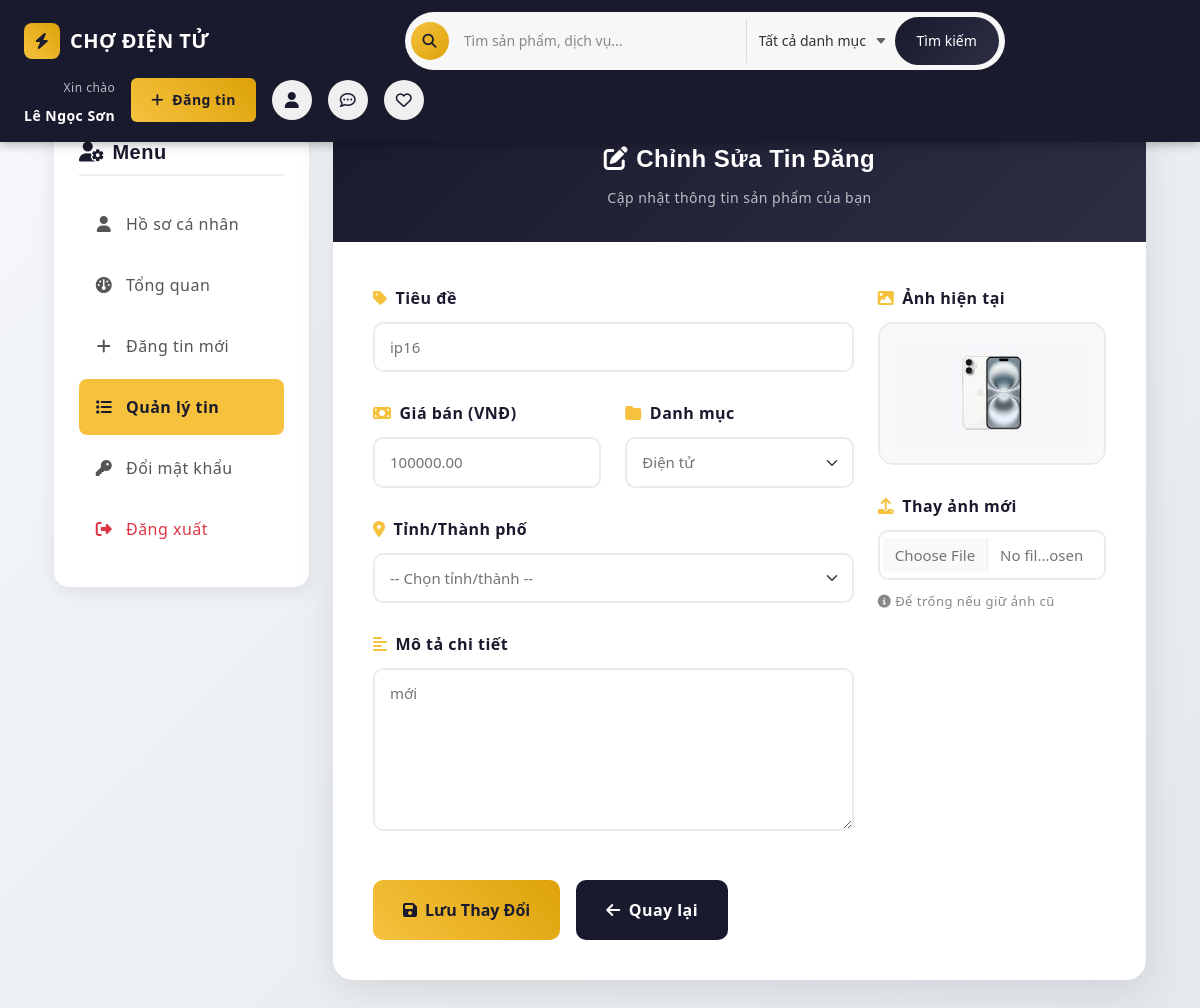
The app's page /user/user_sua_tin.php?id=17 (signed in) with its own data.
### tables this page shows
CREATE TABLE `products` (
  `id` int(11) NOT NULL,
  `seller_id` int(11) NOT NULL,
  `category_id` int(11) DEFAULT NULL,
  `title` varchar(255) NOT NULL,
  `description` text DEFAULT NULL,
  `price` decimal(12,2) NOT NULL DEFAULT 0.00,
  `currency` varchar(10) DEFAULT 'VND',
  `status` enum('pending','approved','rejected','hidden') DEFAULT 'pending',
  `views` int(11) DEFAULT 0,
  `location_id` int(11) DEFAULT NULL,
  `created_at` timestamp NULL DEFAULT current_timestamp(),
  `updated_at` timestamp NULL DEFAULT current_timestamp() ON UPDATE current_timestamp()
);

CREATE TABLE `product_images` (
  `id` int(11) NOT NULL,
  `product_id` int(11) NOT NULL,
  `filename` varchar(255) NOT NULL,
  `sort_order` int(11) DEFAULT 0,
  `created_at` timestamp NULL DEFAULT current_timestamp()
);

### user/user_sua_tin.php (the view, shortened to what this page needs)
<?php
include '../config/connect.php';
$my_id = $_SESSION['user_id'];
$id = intval($_GET['id']);
$sql_get = "SELECT * FROM products WHERE id = $id AND seller_id = $my_id";
$result = $conn->query($sql_get);
$row = $result->fetch_assoc();
$sql_img = "SELECT filename FROM product_images WHERE product_id = $id ORDER BY sort_order ASC LIMIT 1";
$img_row = $conn->query($sql_img)->fetch_assoc();
$img_src = (!empty($img_row['filename']))
            ? '../' . $img_row['filename']
            : 'https://via.placeholder.com/300x300?text=No+Image';
?>
<?php include_once dirname(__DIR__) . '/includes/header.php'; ?>
<div class="profile-page">
    <div class="container">
        <div class="row">
            <div class="col-lg-3 mb-4">
                <div class="profile-sidebar">
                    <h5 class="sidebar-title"><i class="fa-solid fa-user-gear me-2"></i>Menu</h5>
                    <ul class="sidebar-menu">
                        <li><a href="profile.php"><i class="fa-solid fa-user"></i> Hồ sơ cá nhân</a></li>
                        <li><a href="user_dashboard.php"><i class="fa-solid fa-gauge"></i> Tổng quan</a></li>
                        <li><a href="user_dangtin.php"><i class="fa-solid fa-plus"></i> Đăng tin mới</a></li>
                        <li><a href="user_quanlytin.php" class="active"><i class="fa-solid fa-list"></i> Quản lý tin</a></li>
                        <li><a href="doimk.php"><i class="fa-solid fa-key"></i> Đổi mật khẩu</a></li>
                        <li><a href="dangxuat.php" class="text-danger"><i class="fa-solid fa-right-from-bracket"></i> Đăng xuất</a></li>
                    </ul>
                </div>
            </div>
            <div class="col-lg-9">
                <div class="form-card">
                    <div class="form-header">
                        <h2><i class="fa-solid fa-pen-to-square me-2"></i>Chỉnh Sửa Tin Đăng</h2>
                        <p>Cập nhật thông tin sản phẩm của bạn</p>
                    </div>
                    <div class="form-body">
                        <form method="POST" enctype="multipart/form-data">
                            <div class="row">
                                <div class="col-md-8">
                                    <div class="form-group">
                                        <label class="form-label"><i class="fa-solid fa-tag me-2" style="color: #f6c23e;"></i>Tiêu đề</label>
                                        <input type="text" name="title" class="form-control" required value="<?php echo htmlspecialchars($row['title'], ENT_QUOTES, 'UTF-8'); ?>">
                                    </div>
                                    <div class="row">
                                        <div class="col-md-6">
                                            <div class="form-group">
                                                <label class="form-label"><i class="fa-solid fa-money-bill me-2" style="color: #f6c23e;"></i>Giá bán (VNĐ)</label>
                                                <input type="number" name="price" class="form-control" required value="<?php echo htmlspecialchars($row['price'], ENT_QUOTES, 'UTF-8'); ?>" min="1000" step="1000">
                                            </div>
                                        </div>
                                        <div class="col-md-6">
                                            <div class="form-group">
                                                <label class="form-label"><i class="fa-solid fa-folder me-2" style="color: #f6c23e;"></i>Danh mục</label>
                                                <select name="category_id" class="form-select" required>
                                                    <?php
                                                    $cats = $conn->query("SELECT * FROM categories");
                                                    while($c = $cats->fetch_assoc()) {
                                                        $selected = ($c['id'] == $row['category_id']) ? 'selected' : '';
                                                        echo "<option value='".$c['id']."' $selected>".htmlspecialchars($c['name'])."</option>";
                                                    }
                                                    ?>
                                                </select>
                                            </div>
                                        </div>
                                    </div>
                                    <div class="row">
                                        <div class="col-md-12">
                                            <div class="form-group">
                                                <label class="form-label"><i class="fa-solid fa-location-dot me-2" style="color: #f6c23e;"></i>Tỉnh/Thành phố</label>
                                                <select name="location_id" id="provinceSelect" class="form-select" required>
                                                    <option value="">-- Chọn tỉnh/thành --</option>
                                                </select>
                                            </div>
                                        </div>
                                    </div>
                                    <div class="form-group">
                                        <label class="form-label"><i class="fa-solid fa-align-left me-2" style="color: #f6c23e;"></i>Mô tả chi tiết</label>
                                        <textarea name="description" class="form-control" rows="6"><?php echo htmlspecialchars($row['description'], ENT_QUOTES, 'UTF-8'); ?></textarea>
                                    </div>
                                </div>
                                <div class="col-md-4">
                                    <div class="form-group">
                                        <label class="form-label"><i class="fa-solid fa-image me-2" style="color: #f6c23e;"></i>Ảnh hiện tại</label>
                                        <div class="current-image-box">
                                            <img src="<?php echo $img_src; ?>" class="img-fluid">
                                        </div>
                                    </div>
                                    <div class="form-group">
                                        <label class="form-label"><i class="fa-solid fa-upload me-2" style="color: #f6c23e;"></i>Thay ảnh mới</label>
                                        <input type="file" name="image" class="form-control">
                                        <div class="upload-note">
                                            <i class="fa-solid fa-circle-info me-1"></i>Để trống nếu giữ ảnh cũ
                                        </div>
                                    </div>
                                </div>
                            </div>
                            <div class="d-flex gap-3 mt-4">
                                <button type="submit" name="btn_update" class="btn-submit">
                                    <i class="fa-solid fa-floppy-disk me-2"></i>Lưu Thay Đổi
                                </button>
                                <a href="user_quanlytin.php" class="btn-back">
                                    <i class="fa-solid fa-arrow-left me-2"></i>Quay lại
                                </a>
                            </div>
                        </form>
                    </div>
                </div>
            </div>
        </div>
    </div>
</div>

### style.css (style rules this page uses)
:root { --header-height: 160px; --header-height-min: 80px; --accent-color: #ffc43f; --dark-color: #222222; --light-dark-color: #727272; --light-color: #fff; --grey-color: #dbdbdb; --light-grey-color: #fafafa; --primary-color: #6995b1; --light-primary-color: #eef1f3; --body-font: "Open Sans", sans-serif; --heading-font: "Nunito", sans-serif; }
body { --bs-link-color: #333; --bs-link-hover-color: #333; --bs-link-color-rgb: 40, 40, 40; --bs-link-hover-color-rgb: 0, 0, 0; --bs-light-rgb: 248, 248, 248; --bs-body-font-family: var(--body-font); --bs-body-font-size: 1rem; --bs-body-font-weight: 400; --bs-body-line-height: 2; --bs-body-color: #747474; --bs-primary: #ffc43f; --bs-primary-rgb: 255, 196, 63; --bs-success: #a3be4c; --bs-success-rgb: 163, 190, 76; --bs-primary-bg-subtle: #fff9eb; --bs-success-bg-subtle: #eef5e5; --bs-border-color: #f7f7f7; --bs-secondary-rgb: 230, 243, 251; --bs-danger-rgb: 249, 235, 231; --bs-warning-rgb: 255, 249, 235; --bs-info-rgb: 230, 243, 250; letter-spacing: 0.03em; }
h1, h2, h3, h4, h5, h6, .display-1, .display-2, .display-3, .display-4, .display-5, .display-6 { font-family: var(--heading-font); font-weight: 700; color: var(--dark-color); }
.container, .container-fluid, .container-lg, .container-md, .container-sm, .container-xl, .container-xxl { --bs-gutter-x: 3rem; }

### css/user.css (style rules this page uses)
:root { --accent:#ff9f43; --accent-dark:#e08e0b; --muted:#6c757d; --card-bg:#ffffff; --page-bg:#f4f6f9; }
html,body { height:100%; background:#ffffff; font-family: 'Segoe UI', Roboto, -apple-system, 'Helvetica Neue', Arial; color:#222; }
label { font-weight:600 }
h1,h2,h3,h4,h5 { color:#222;font-weight:700 }
a { color:var(--accent-dark) }

### includes/header.php (style rules this page uses)
body { padding-top: 75px; }

### user/user_sua_tin.php (style rules this page uses)
.profile-page { padding: 40px 0; min-height: calc(100vh - 150px); background: linear-gradient(135deg, #f5f7fa 0%, #e4e8ec 100%); }
.profile-sidebar { background: #fff; border-radius: 15px; box-shadow: 0 5px 20px rgba(0,0,0,0.08); padding: 25px; }
.sidebar-title { font-weight: 700; color: #1a1a2e; margin-bottom: 20px; padding-bottom: 10px; border-bottom: 2px solid #eee; }
.sidebar-menu { list-style: none; padding: 0; margin: 0; }
.sidebar-menu li { margin-bottom: 5px; }
.sidebar-menu a { display: flex; align-items: center; padding: 12px 15px; color: #555; text-decoration: none; border-radius: 8px; transition: all 0.2s ease; }
.sidebar-menu a:hover, .sidebar-menu a.active { background: #f6c23e; color: #1a1a2e; font-weight: 600; }
.sidebar-menu a i { margin-right: 12px; width: 20px; text-align: center; }
.sidebar-menu a.text-danger { color: #dc3545 !important; }
.form-card { background: #fff; border-radius: 20px; box-shadow: 0 10px 40px rgba(0,0,0,0.1); overflow: hidden; }
.form-header { background: linear-gradient(135deg, #1a1a2e 0%, #2d2d44 100%); padding: 30px; text-align: center; }
.form-header h2 { color: #fff; font-size: 24px; font-weight: 700; margin: 0; }
.form-header p { color: rgba(255,255,255,0.7); margin: 10px 0 0; font-size: 14px; }
.form-body { padding: 40px; }
.form-group { margin-bottom: 25px; }
.form-label { font-weight: 600; color: #1a1a2e; margin-bottom: 8px; display: block; }
.form-control, .form-select { border: 2px solid #e9ecef; border-radius: 10px; padding: 12px 15px; font-size: 15px; transition: all 0.3s ease; }
textarea.form-control { min-height: 120px; resize: vertical; }
.btn-submit { background: linear-gradient(45deg, #f6c23e, #dda20a); color: #1a1a2e; border: none; padding: 14px 30px; border-radius: 10px; font-weight: 600; font-size: 16px; transition: all 0.3s ease; }
.btn-back { background: #1a1a2e; color: #fff; border: none; padding: 14px 30px; border-radius: 10px; font-weight: 600; font-size: 16px; transition: all 0.3s ease; text-decoration: none; display: inline-block; }
.current-image-box { border: 2px solid #e9ecef; border-radius: 15px; padding: 15px; background: #f8f9fa; text-align: center; }
.current-image-box img { max-height: 200px; object-fit: cover; border-radius: 10px; }
.upload-note { color: #888; font-size: 13px; margin-top: 8px; }

### records on screen
products: title "ip16", price "100000.00", description "mới"
product_images: filename (picture)

### other values on screen
$display_username "Lê Ngọc Sơn"
form field category_id "Điện tử"
